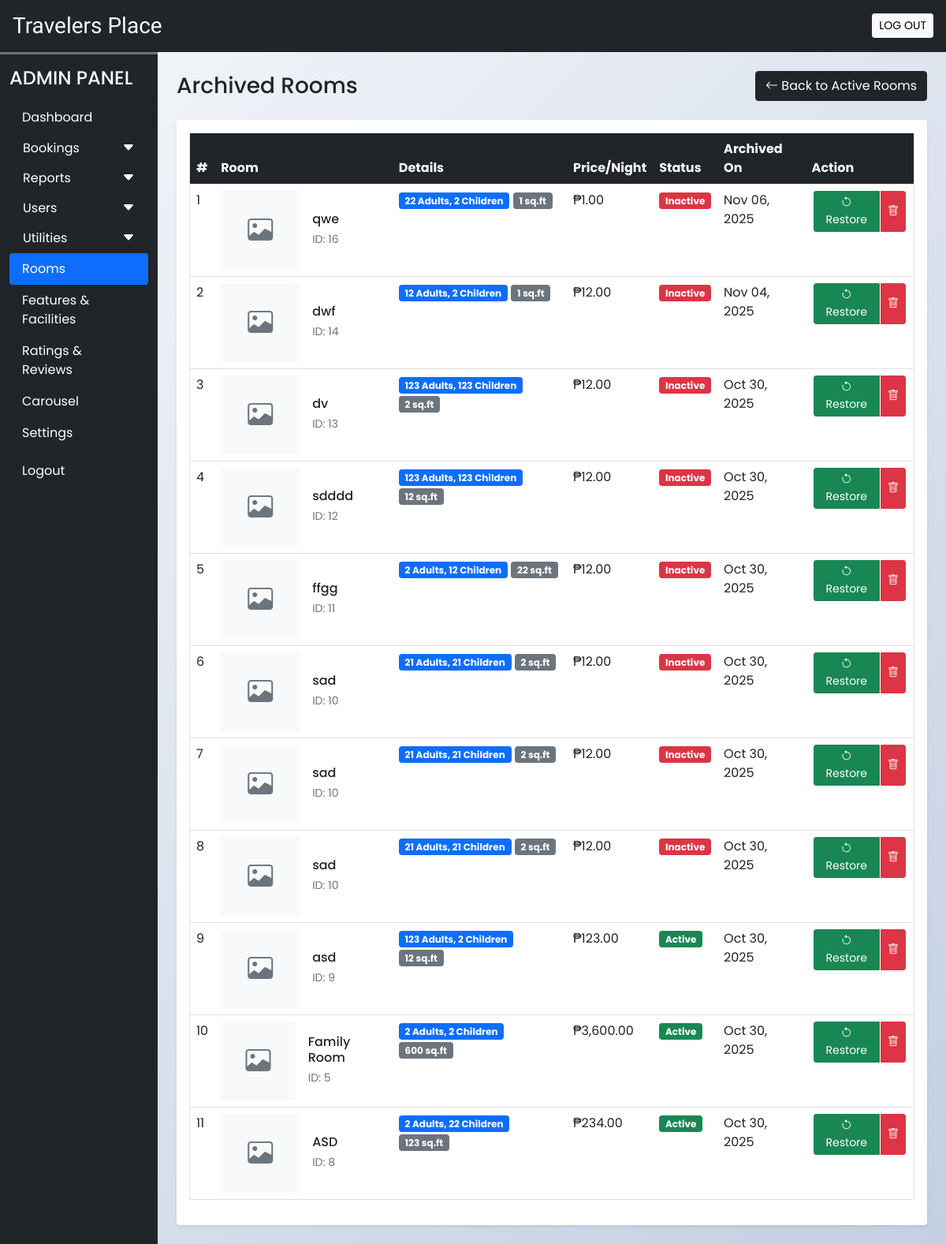
Page /admin/archived_rooms.php (signed in) on the earlier database version.
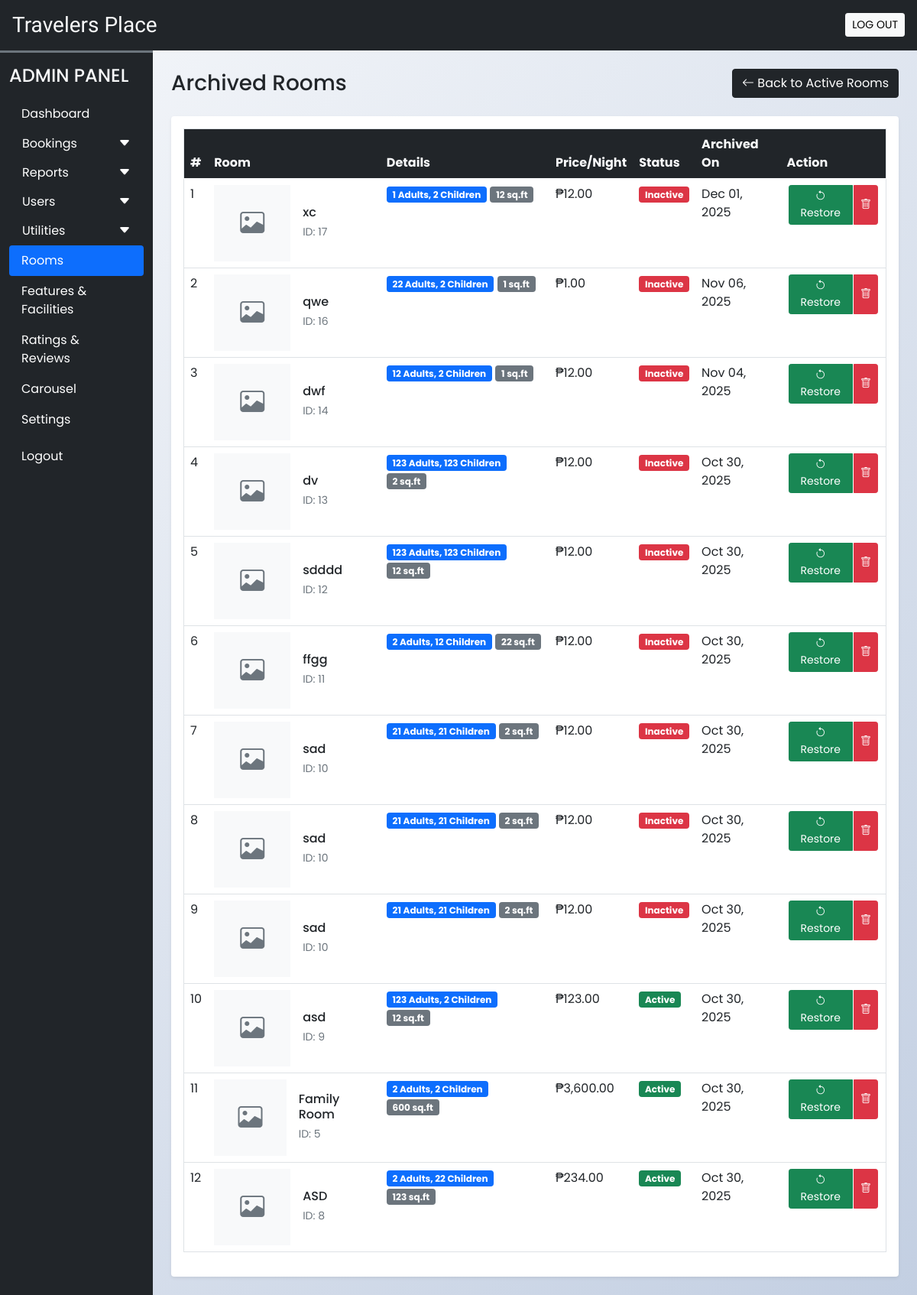
Same page on the later database version.
### tables this page shows
CREATE TABLE `archived_rooms` (
  `id` int(11) NOT NULL AUTO_INCREMENT,
  `room_id` int(11) NOT NULL,
  `name` varchar(50) NOT NULL,
  `area` int(11) NOT NULL,
  `price` int(11) NOT NULL,
  `quantity` int(11) NOT NULL,
  `adult` int(11) NOT NULL,
  `children` int(11) NOT NULL,
  `description` mediumtext NOT NULL,
  `status` tinyint(4) NOT NULL DEFAULT 1,
  `removed` tinyint(4) NOT NULL DEFAULT 1,
  `archived_at` datetime NOT NULL DEFAULT current_timestamp(),
  PRIMARY KEY (`id`),
  KEY `room_id` (`room_id`)
);

### admin/archived_rooms.php (the view, shortened to what the changed rows need)
<?php
require('inc/db_config.php');
$query = "SELECT ar.*,
          (SELECT image FROM archived_room_images WHERE room_id = ar.id LIMIT 1) as thumbnail,
          (SELECT GROUP_CONCAT(f.name)
           FROM archived_room_features arf
           JOIN features f ON arf.features_id = f.id
           WHERE arf.room_id = ar.id) as features,
          (SELECT GROUP_CONCAT(f.name)
           FROM archived_room_facilities arf
           JOIN facilities f ON arf.facilities_id = f.id
           WHERE arf.room_id = ar.id) as facilities
          FROM archived_rooms ar
          ORDER BY ar.archived_at DESC";
$res = mysqli_query($con, $query);
?>
<!DOCTYPE html>
<html lang="en">
<head>
  <?php require('inc/links.php'); ?>
  <link rel="stylesheet" href="https://cdn.datatables.net/1.13.6/css/dataTables.bootstrap5.min.css">
</head>
<body class="bg-light">
  <div class="container-fluid" id="main-content">
    <div class="row">
      <div class="col-lg-10 ms-auto p-4 overflow-hidden">
        <div class="card border-0 shadow-sm">
          <div class="card-body">
            <?php if(mysqli_num_rows($res) == 0): ?>
              <div class="text-center py-5">
                <i class="bi bi-archive fs-1 text-muted"></i>
                <h5 class="mt-3">No archived rooms found</h5>
                <p class="text-muted">There are currently no rooms in the archive.</p>
              </div>
            <?php else: ?>
              <div class="table-responsive">
                <table class="table table-hover border" id="archiveTable">
                  <thead>
                    <tr class="bg-dark text-light">
                      <th>#</th>
                      <th>Room</th>
                      <th>Details</th>
                      <th>Price/Night</th>
                      <th>Status</th>
                      <th>Archived On</th>
                      <th>Action</th>
                    </tr>
                  </thead>
                  <tbody>
                    <?php
                    $i = 1;
                    while($room = mysqli_fetch_assoc($res)):
                      $status = $room['status'] == 1 ? 'Active' : 'Inactive';
                      $status_class = $room['status'] == 1 ? 'success' : 'danger';
                    ?>
                      <tr>
                        <td><?php echo $i++; ?></td>
                        <td>
                          <div class="d-flex align-items-center">
                            <?php if(!empty($room['thumbnail'])): ?>
                              <img src="<?php echo $room['thumbnail']; ?>" class="room-image me-3" alt="<?php echo htmlspecialchars($room['name']); ?>">
                            <?php else: ?>
                              <div class="bg-light d-flex align-items-center justify-content-center me-3" style="width: 100px; height: 100px;">
                                <i class="bi bi-image text-muted" style="font-size: 2rem;"></i>
                              </div>
                            <?php endif; ?>
                            <div>
                              <h6 class="mb-1"><?php echo htmlspecialchars($room['name']); ?></h6>
                              <small class="text-muted">ID: <?php echo $room['room_id']; ?></small>
                            </div>
                          </div>
                        </td>
                        <td>
                          <div class="mb-2">
                            <span class="badge bg-primary"><?php echo $room['adult']; ?> Adults, <?php echo $room['children']; ?> Children</span>
                            <span class="badge bg-secondary"><?php echo $room['area']; ?> sq.ft</span>
                          </div>
                        </td>
                        <td>₱<?php echo number_format($room['price'], 2); ?></td>
                        <td><span class="badge bg-<?php echo $status_class; ?>"><?php echo $status; ?></span></td>
                        <td><?php echo date('M d, Y', strtotime($room['archived_at'])); ?></td>
                        <td>
                          <div class="btn-group action-btns">
                            <button class="btn btn-sm btn-success" onclick="restoreRoom(<?php echo $room['id']; ?>)">
                              <i class="bi bi-arrow-counterclockwise"></i> Restore
                            </button>
                            <button class="btn btn-sm btn-danger" onclick="deleteRoom(<?php echo $room['id']; ?>)">
                              <i class="bi bi-trash"></i>
                            </button>
                          </div>
                        </td>
                      </tr>
                    <?php endwhile; ?>
                  </tbody>
                </table>
              </div>
            <?php endif; ?>
          </div>
        </div>
      </div>
    </div>
  </div>
</body>
</html>

Differences in the rows shown:
added archived_rooms: name "xc", room "17", adult "1", children "2", area "12", price "12.00", status "Inactive", archived_at "Dec 01, 2025"
